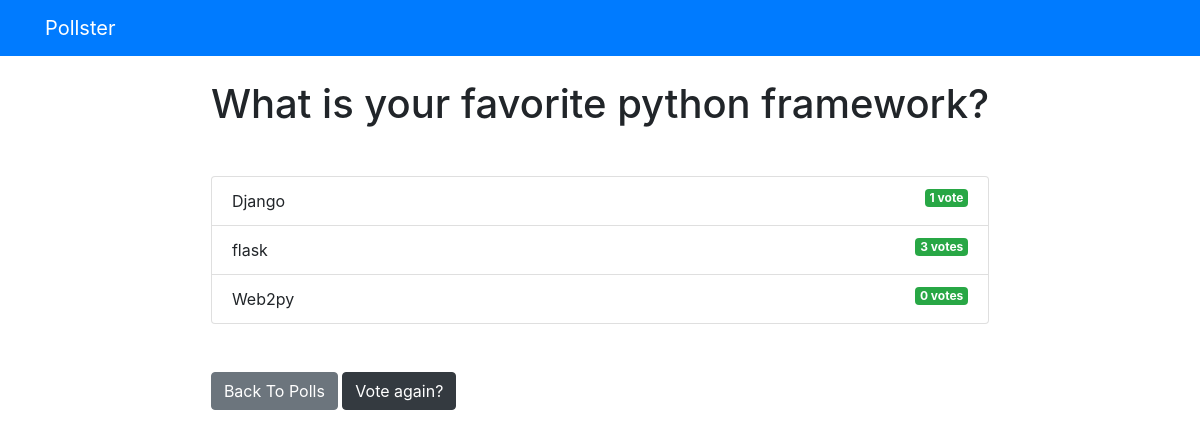
Page /polls/1/results/ on the committed database.
### polls/models.py (models this page shows, shortened)
class Question(models.Model):
    question_text = models.CharField(max_length=200)
    pub_date = models.DateTimeField('date published')

class Choice(models.Model):
    question = models.ForeignKey(Question, on_delete=models.CASCADE)
    choice_text = models.CharField(max_length=200)
    votes = models.IntegerField(default=0)

### polls/views.py (the view)
# urls.py: path("<int:question_id>/results/", views.results, name='results'),
def results(request, question_id):
    question = get_object_or_404(Question, pk=question_id)
    return render(request, "polls/results.html", {"question": question})

### templates/polls/results.html
{% extends "base.html" %}
{% block content %}
    <h1 class="mb-5 text-center">
        {{ question.question_text }}
    </h1>
    <ul class="list-group mb-5">
        {% for choice in question.choice_set.all %}
        <li class="list-group-item">
            {{ choice.choice_text }}
            <span class="badge badge-success float-right">
                {{ choice.votes }} vote{{ choice.votes | pluralize }}
            </span>
        </li>
        {% endfor %}
    </ul>
    <a href="{% url 'polls:index' %}" class="btn btn-secondary">
        Back To Polls
    </a>
    <a href="{% url 'polls:detail' question.id %}" class="btn btn-dark">
        Vote again?
    </a>
{% endblock %}

### rows in the picture
Question: question_text "What is your favorite python framework?"
Choice: choice_text "Django", votes "1"
Choice: choice_text "flask", votes "3", votes|pluralize "s"
Choice: choice_text "Web2py", votes "0", votes|pluralize "s"
